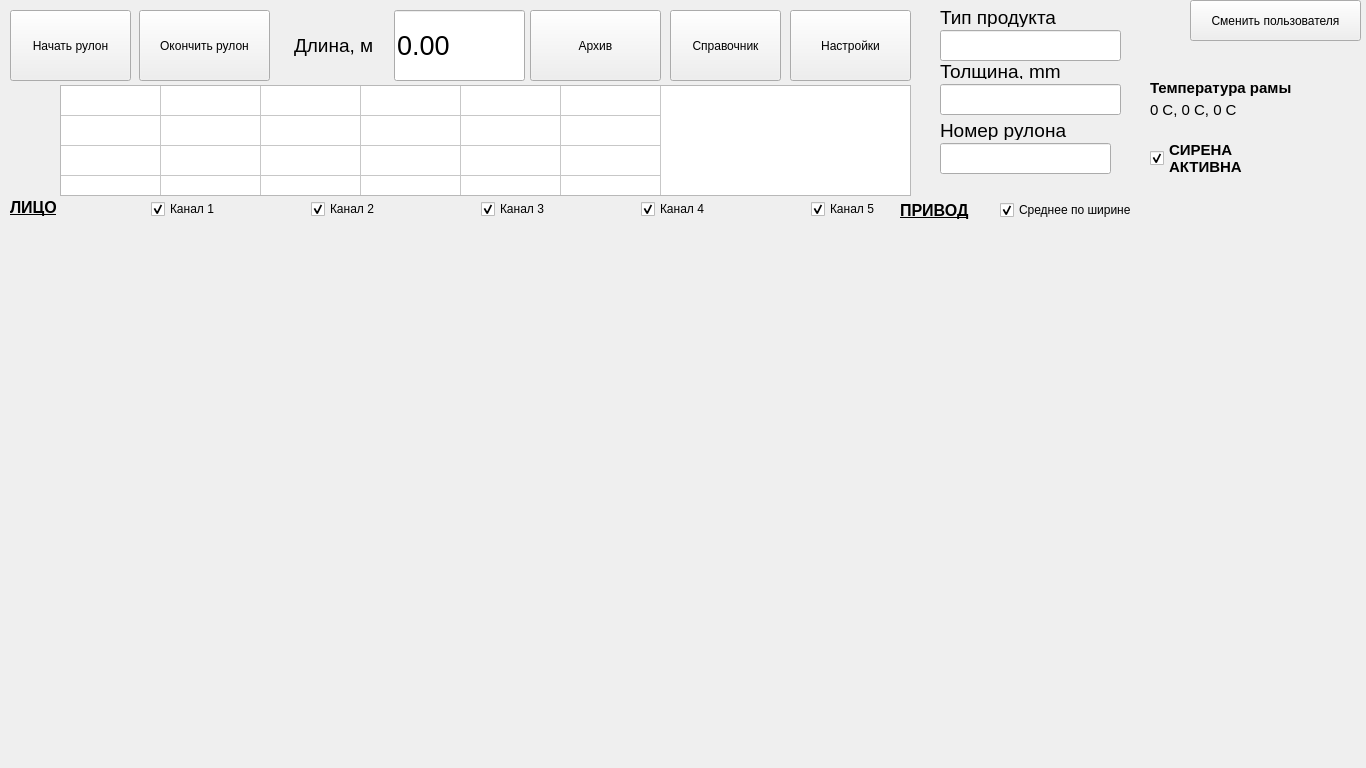
<?xml version="1.0" encoding="UTF-8"?>
<ui version="4.0">
 <class>MainWindow</class>
 <widget class="QMainWindow" name="MainWindow">
  <property name="geometry">
   <rect>
    <x>0</x>
    <y>0</y>
    <width>1366</width>
    <height>768</height>
   </rect>
  </property>
  <property name="windowTitle">
   <string>Асбест ГБЦ контроль толщины</string>
  </property>
  <widget class="QWidget" name="centralwidget">
   <widget class="QTableWidget" name="SensorValues">
    <property name="enabled">
     <bool>true</bool>
    </property>
    <property name="geometry">
     <rect>
      <x>60</x>
      <y>85</y>
      <width>851</width>
      <height>111</height>
     </rect>
    </property>
    <property name="font">
     <font>
      <family>Courier New</family>
      <pointsize>30</pointsize>
      <bold>true</bold>
     </font>
    </property>
    <property name="frameShadow">
     <enum>QFrame::Sunken</enum>
    </property>
    <property name="lineWidth">
     <number>1</number>
    </property>
    <property name="verticalScrollBarPolicy">
     <enum>Qt::ScrollBarAlwaysOff</enum>
    </property>
    <property name="horizontalScrollBarPolicy">
     <enum>Qt::ScrollBarAlwaysOff</enum>
    </property>
    <property name="tabKeyNavigation">
     <bool>false</bool>
    </property>
    <property name="selectionMode">
     <enum>QAbstractItemView::NoSelection</enum>
    </property>
    <property name="showGrid">
     <bool>true</bool>
    </property>
    <property name="gridStyle">
     <enum>Qt::SolidLine</enum>
    </property>
    <property name="wordWrap">
     <bool>false</bool>
    </property>
    <property name="rowCount">
     <number>5</number>
    </property>
    <attribute name="horizontalHeaderVisible">
     <bool>false</bool>
    </attribute>
    <attribute name="verticalHeaderVisible">
     <bool>false</bool>
    </attribute>
    <row>
     <property name="text">
      <string>1</string>
     </property>
    </row>
    <row>
     <property name="text">
      <string>2</string>
     </property>
    </row>
    <row>
     <property name="text">
      <string>3</string>
     </property>
    </row>
    <row/>
    <row/>
    <column>
     <property name="text">
      <string>1</string>
     </property>
    </column>
    <column>
     <property name="text">
      <string>2</string>
     </property>
    </column>
    <column>
     <property name="text">
      <string>3</string>
     </property>
    </column>
    <column>
     <property name="text">
      <string>4</string>
     </property>
    </column>
    <column>
     <property name="text">
      <string>5</string>
     </property>
    </column>
    <column>
     <property name="text">
      <string>6</string>
     </property>
    </column>
   </widget>
   <widget class="QPushButton" name="pushButtonStart">
    <property name="geometry">
     <rect>
      <x>10</x>
      <y>10</y>
      <width>121</width>
      <height>71</height>
     </rect>
    </property>
    <property name="text">
     <string>Начать рулон</string>
    </property>
   </widget>
   <widget class="QPushButton" name="StopBut">
    <property name="geometry">
     <rect>
      <x>139</x>
      <y>10</y>
      <width>131</width>
      <height>71</height>
     </rect>
    </property>
    <property name="text">
     <string>Окончить рулон</string>
    </property>
   </widget>
   <widget class="QPushButton" name="SettingsBut">
    <property name="enabled">
     <bool>true</bool>
    </property>
    <property name="geometry">
     <rect>
      <x>790</x>
      <y>10</y>
      <width>121</width>
      <height>71</height>
     </rect>
    </property>
    <property name="text">
     <string>Настройки</string>
    </property>
   </widget>
   <widget class="QCustomPlot" name="customPlot" native="true">
    <property name="geometry">
     <rect>
      <x>10</x>
      <y>220</y>
      <width>1341</width>
      <height>481</height>
     </rect>
    </property>
   </widget>
   <widget class="QLabel" name="label">
    <property name="geometry">
     <rect>
      <x>10</x>
      <y>197</y>
      <width>61</width>
      <height>21</height>
     </rect>
    </property>
    <property name="font">
     <font>
      <pointsize>12</pointsize>
      <bold>true</bold>
      <underline>true</underline>
     </font>
    </property>
    <property name="midLineWidth">
     <number>1</number>
    </property>
    <property name="text">
     <string>ЛИЦО</string>
    </property>
   </widget>
   <widget class="QLabel" name="label_2">
    <property name="geometry">
     <rect>
      <x>900</x>
      <y>200</y>
      <width>71</width>
      <height>21</height>
     </rect>
    </property>
    <property name="font">
     <font>
      <pointsize>12</pointsize>
      <bold>true</bold>
      <underline>true</underline>
     </font>
    </property>
    <property name="midLineWidth">
     <number>1</number>
    </property>
    <property name="text">
     <string>ПРИВОД</string>
    </property>
   </widget>
   <widget class="QPushButton" name="FilterButton">
    <property name="enabled">
     <bool>true</bool>
    </property>
    <property name="geometry">
     <rect>
      <x>530</x>
      <y>10</y>
      <width>131</width>
      <height>71</height>
     </rect>
    </property>
    <property name="text">
     <string>Архив</string>
    </property>
   </widget>
   <widget class="QCheckBox" name="ch05">
    <property name="geometry">
     <rect>
      <x>151</x>
      <y>199</y>
      <width>72</width>
      <height>20</height>
     </rect>
    </property>
    <property name="text">
     <string>Канал 1</string>
    </property>
    <property name="checked">
     <bool>true</bool>
    </property>
   </widget>
   <widget class="QCheckBox" name="ch04">
    <property name="geometry">
     <rect>
      <x>311</x>
      <y>199</y>
      <width>72</width>
      <height>20</height>
     </rect>
    </property>
    <property name="text">
     <string>Канал 2</string>
    </property>
    <property name="checked">
     <bool>true</bool>
    </property>
   </widget>
   <widget class="QCheckBox" name="ch03">
    <property name="geometry">
     <rect>
      <x>481</x>
      <y>199</y>
      <width>72</width>
      <height>20</height>
     </rect>
    </property>
    <property name="text">
     <string>Канал 3</string>
    </property>
    <property name="checked">
     <bool>true</bool>
    </property>
   </widget>
   <widget class="QCheckBox" name="ch02">
    <property name="geometry">
     <rect>
      <x>641</x>
      <y>199</y>
      <width>72</width>
      <height>20</height>
     </rect>
    </property>
    <property name="text">
     <string>Канал 4</string>
    </property>
    <property name="checked">
     <bool>true</bool>
    </property>
   </widget>
   <widget class="QCheckBox" name="ch01">
    <property name="geometry">
     <rect>
      <x>811</x>
      <y>199</y>
      <width>72</width>
      <height>20</height>
     </rect>
    </property>
    <property name="text">
     <string>Канал 5</string>
    </property>
    <property name="checked">
     <bool>true</bool>
    </property>
   </widget>
   <widget class="QCheckBox" name="AlarmBox">
    <property name="geometry">
     <rect>
      <x>1150</x>
      <y>138</y>
      <width>101</width>
      <height>41</height>
     </rect>
    </property>
    <property name="font">
     <font>
      <pointsize>11</pointsize>
      <bold>true</bold>
     </font>
    </property>
    <property name="text">
     <string>СИРЕНА
АКТИВНА</string>
    </property>
    <property name="checked">
     <bool>true</bool>
    </property>
   </widget>
   <widget class="QLineEdit" name="LIRedit">
    <property name="enabled">
     <bool>true</bool>
    </property>
    <property name="geometry">
     <rect>
      <x>394</x>
      <y>10</y>
      <width>131</width>
      <height>71</height>
     </rect>
    </property>
    <property name="font">
     <font>
      <pointsize>20</pointsize>
     </font>
    </property>
    <property name="text">
     <string>0.00</string>
    </property>
    <property name="readOnly">
     <bool>true</bool>
    </property>
   </widget>
   <widget class="QLabel" name="label_3">
    <property name="geometry">
     <rect>
      <x>294</x>
      <y>30</y>
      <width>91</width>
      <height>31</height>
     </rect>
    </property>
    <property name="font">
     <font>
      <pointsize>14</pointsize>
     </font>
    </property>
    <property name="text">
     <string>Длина, м</string>
    </property>
   </widget>
   <widget class="QLabel" name="label_5">
    <property name="geometry">
     <rect>
      <x>1150</x>
      <y>80</y>
      <width>181</width>
      <height>16</height>
     </rect>
    </property>
    <property name="font">
     <font>
      <pointsize>11</pointsize>
      <bold>true</bold>
      <underline>false</underline>
     </font>
    </property>
    <property name="text">
     <string>Температура рамы</string>
    </property>
   </widget>
   <widget class="QLabel" name="Temperatures">
    <property name="geometry">
     <rect>
      <x>1150</x>
      <y>100</y>
      <width>141</width>
      <height>20</height>
     </rect>
    </property>
    <property name="font">
     <font>
      <pointsize>11</pointsize>
     </font>
    </property>
    <property name="text">
     <string>0 C, 0 C, 0 C</string>
    </property>
   </widget>
   <widget class="QLabel" name="label_4">
    <property name="geometry">
     <rect>
      <x>940</x>
      <y>7</y>
      <width>131</width>
      <height>20</height>
     </rect>
    </property>
    <property name="font">
     <font>
      <pointsize>14</pointsize>
     </font>
    </property>
    <property name="text">
     <string>Тип продукта</string>
    </property>
   </widget>
   <widget class="QLabel" name="label_6">
    <property name="geometry">
     <rect>
      <x>940</x>
      <y>120</y>
      <width>141</width>
      <height>20</height>
     </rect>
    </property>
    <property name="font">
     <font>
      <pointsize>14</pointsize>
     </font>
    </property>
    <property name="text">
     <string>Номер рулона</string>
    </property>
   </widget>
   <widget class="QLabel" name="label_7">
    <property name="geometry">
     <rect>
      <x>940</x>
      <y>63</y>
      <width>181</width>
      <height>16</height>
     </rect>
    </property>
    <property name="font">
     <font>
      <pointsize>14</pointsize>
     </font>
    </property>
    <property name="text">
     <string>Толщина, mm</string>
    </property>
   </widget>
   <widget class="QLineEdit" name="lineProductType">
    <property name="geometry">
     <rect>
      <x>940</x>
      <y>30</y>
      <width>181</width>
      <height>31</height>
     </rect>
    </property>
    <property name="font">
     <font>
      <pointsize>14</pointsize>
     </font>
    </property>
    <property name="readOnly">
     <bool>true</bool>
    </property>
   </widget>
   <widget class="QLineEdit" name="lineRulonNumber">
    <property name="geometry">
     <rect>
      <x>940</x>
      <y>143</y>
      <width>171</width>
      <height>31</height>
     </rect>
    </property>
    <property name="font">
     <font>
      <pointsize>14</pointsize>
     </font>
    </property>
    <property name="readOnly">
     <bool>true</bool>
    </property>
   </widget>
   <widget class="QLineEdit" name="lineThickness">
    <property name="geometry">
     <rect>
      <x>940</x>
      <y>84</y>
      <width>181</width>
      <height>31</height>
     </rect>
    </property>
    <property name="font">
     <font>
      <pointsize>14</pointsize>
     </font>
    </property>
    <property name="readOnly">
     <bool>true</bool>
    </property>
   </widget>
   <widget class="QPushButton" name="pushButton">
    <property name="enabled">
     <bool>true</bool>
    </property>
    <property name="geometry">
     <rect>
      <x>1190</x>
      <y>0</y>
      <width>171</width>
      <height>41</height>
     </rect>
    </property>
    <property name="text">
     <string>Сменить пользователя</string>
    </property>
   </widget>
   <widget class="QPushButton" name="FilterButton_2">
    <property name="enabled">
     <bool>true</bool>
    </property>
    <property name="geometry">
     <rect>
      <x>670</x>
      <y>10</y>
      <width>111</width>
      <height>71</height>
     </rect>
    </property>
    <property name="text">
     <string>Справочник</string>
    </property>
   </widget>
   <widget class="QCheckBox" name="chAll">
    <property name="geometry">
     <rect>
      <x>1000</x>
      <y>200</y>
      <width>141</width>
      <height>20</height>
     </rect>
    </property>
    <property name="text">
     <string>Среднее по ширине</string>
    </property>
    <property name="checked">
     <bool>true</bool>
    </property>
   </widget>
  </widget>
 </widget>
 <customwidgets>
  <customwidget>
   <class>QCustomPlot</class>
   <extends>QWidget</extends>
   <header>qcustomplot.h</header>
   <container>1</container>
  </customwidget>
 </customwidgets>
 <resources/>
 <connections/>
</ui>
